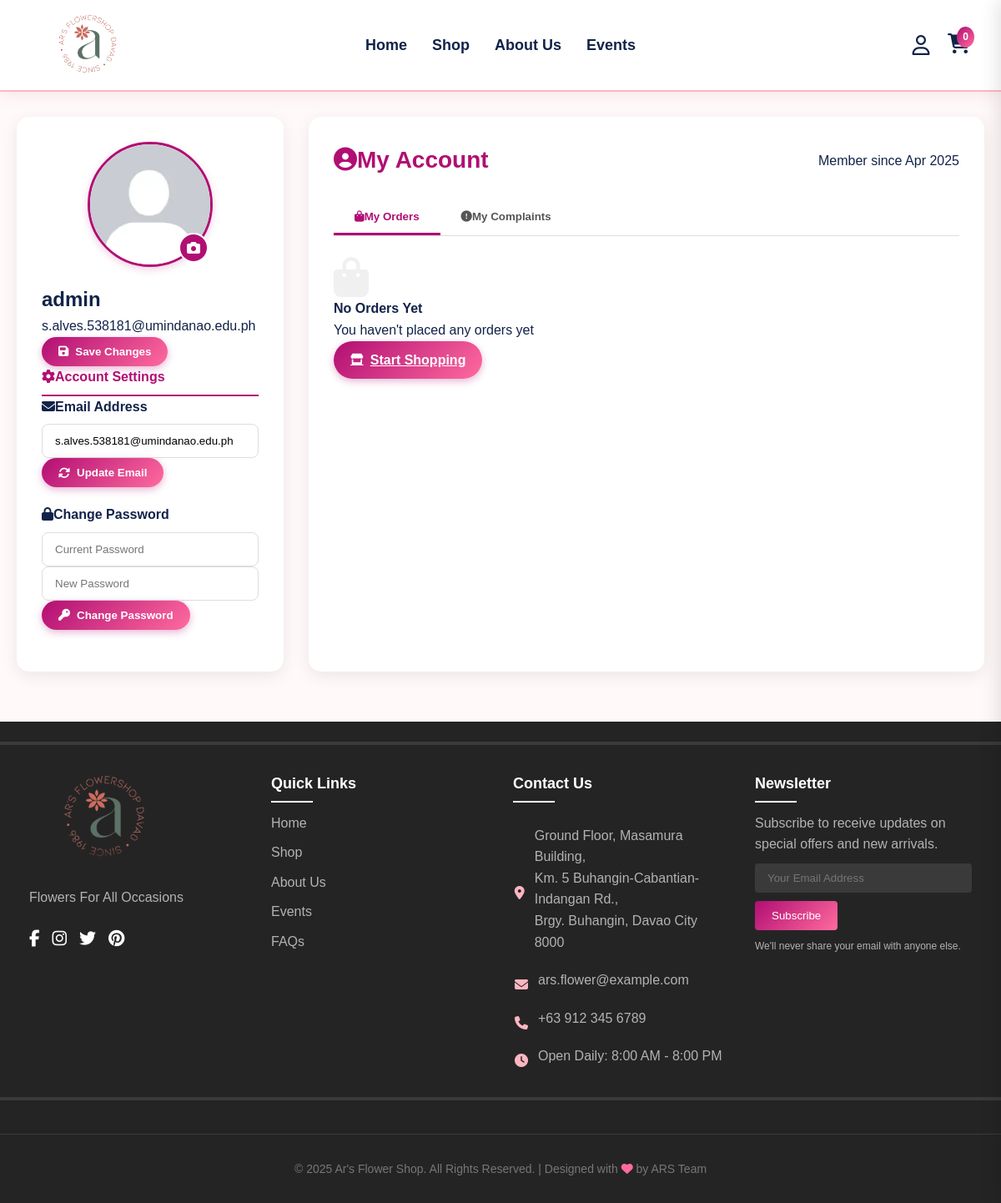
/user-profile.php (signed in), run on the app's committed database.
### tables this page shows
CREATE TABLE `users` (
  `user_id` int(11) NOT NULL,
  `name` varchar(100) NOT NULL,
  `email` varchar(100) NOT NULL,
  `phone` varchar(20) DEFAULT NULL,
  `role_id` int(11) NOT NULL,
  `username` varchar(255) NOT NULL,
  `pass` varchar(100) NOT NULL,
  `created_at` timestamp NOT NULL DEFAULT current_timestamp(),
  `profile_picture` varchar(255) DEFAULT 'uploads/profile_picture/default_profile.jpg'
);

### user-profile.php (the view, shortened to what this page needs)
<?php include 'footHead/header.php'; ?>
<?php
require_once 'connect.php';
$user = [
  'user_id' => null,
  'username' => 'Guest',
  'email' => '',
  'profile_picture' => '/images/default_profile.jpg',
  'created_at' => date('Y-m-d H:i:s')
];
try {
  $user_id = $_SESSION['user_id'];
  $stmt = $pdo->prepare("SELECT * FROM users WHERE user_id = ?");
  $stmt->execute([$user_id]);
  $user_data = $stmt->fetch();
  if ($user_data) {
    $user = array_merge($user, $user_data);
  } else {
    session_destroy();
    header("Location: login.php");
    exit();
  }
} catch (PDOException $e) {
  $error = "Database error: " . $e->getMessage();
  error_log("User Profile Error: " . $e->getMessage());
}
try {
  $id = $_SESSION['user_id'];
  $stmt = $pdo->prepare("SELECT * FROM `ordertable` WHERE `customer_id` = ?");
  $stmt->execute([$id]);
  $orders = $stmt->fetchAll(PDO::FETCH_ASSOC);
} catch (PDOException $e) {
  $error = "Error fetching orders: " . $e->getMessage();
  $orders = [];
}
?>
<!DOCTYPE html>
<html lang="en">
<head>
  <link rel="stylesheet" href="https://cdnjs.cloudflare.com/ajax/libs/font-awesome/6.5.0/css/all.min.css">
</head>
<body>
  <div class="container">
    <div class="profile-container">
      <div class="profile-sidebar">
        <div class="text-center">
          <div class="profile-picture-container">
            <img src="<?php echo htmlspecialchars($user['profile_picture'] ?? '/images/default_profile.jpg'); ?>"
              class="profile-picture" id="profile-picture">
            <div class="profile-picture-edit" onclick="document.getElementById('profile-upload').click()">
              <i class="fas fa-camera"></i>
            </div>
          </div>
          <h2><?php echo htmlspecialchars($user['username']); ?></h2>
          <p><?php echo htmlspecialchars($user['email']); ?></p>
          <form method="post" enctype="multipart/form-data" class="mt-4">
            <button type="submit" class="btn btn-primary w-100">
              <i class="fas fa-save"></i> Save Changes
            </button>
          </form>
        </div>
        <div class="mt-5">
          <h4 class="mb-4" style="color: var(--primary); border-bottom: 2px solid var(--primary); padding-bottom: 8px;">
            <i class="fas fa-cog mr-2"></i>Account Settings
          </h4>
          <form method="post">
            <div class="form-group">
              <label><i class="fas fa-envelope mr-2"></i>Email Address</label>
              <input type="email" name="new_email" class="form-control"
                value="<?php echo htmlspecialchars($user['email']); ?>" required>
              <button type="submit" name="change_email" class="btn btn-primary mt-3 w-100">
                <i class="fas fa-sync-alt"></i> Update Email
              </button>
            </div>
          </form>
          <form method="post" class="mt-4">
            <div class="form-group">
              <label><i class="fas fa-lock mr-2"></i>Change Password</label>
              <input type="password" name="current_password" class="form-control" placeholder="Current Password" required>
              <input type="password" name="new_password" class="form-control mt-3" placeholder="New Password" required>
              <button type="submit" name="change_password" class="btn btn-primary mt-3 w-100">
                <i class="fas fa-key"></i> Change Password
              </button>
            </div>
          </form>
        </div>
      </div>
      <div class="profile-content">
        <div class="profile-header">
          <h2><i class="fas fa-user-circle mr-2"></i>My Account</h2>
          <div class="text-muted">Member since <?php echo date('M Y', strtotime($user['created_at'])); ?></div>
        </div>
        <div class="tab-buttons">
          <button class="tab-button active" onclick="openTab('orders')">
            <i class="fas fa-shopping-bag mr-2"></i>My Orders
          </button>
          <button class="tab-button" onclick="openTab('complaints')">
            <i class="fas fa-exclamation-circle mr-2"></i>My Complaints
          </button>
        </div>
        <div id="orders" class="tab-content active">
          <?php if (empty($orders)): ?>
            <div class="text-center py-5">
              <i class="fas fa-shopping-bag fa-3x mb-3" style="color: var(--gray);"></i>
              <h4>No Orders Yet</h4>
              <p class="text-muted">You haven't placed any orders yet</p>
              <a href="productPage.php" class="btn btn-primary mt-3">
                <i class="fas fa-store mr-2"></i>Start Shopping
              </a>
            </div>
          <?php endif; ?>
        </div>
      </div>
    </div>
  </div>
  <?php include 'footHead/footer.php'; ?>
</body>
</html>

### footHead/header.php (style rules this page uses)
*, *::before, *::after { margin: 0; padding: 0; box-sizing: border-box; -webkit-text-size-adjust: 100%; -moz-text-size-adjust: 100%; -ms-text-size-adjust: 100%; }
html { scroll-behavior: smooth; -webkit-font-smoothing: antialiased; -moz-osx-font-smoothing: grayscale; }
body { font-family: 'Arial', sans-serif; position: relative; overflow-x: hidden; background-color: #FFF9F9; line-height: 1.5; }

### user-profile.php (style rules this page uses)
:root { --primary: #b10e73; --primary-dark: #850000; --primary-light: #ff6b9e; --secondary: #122349; --light: #FFF9F9; --gray: #f0f0f0; --dark-gray: #555; --success: #4caf50; --warning: #ff9800; --danger: #f44336; }
* { margin: 0; padding: 0; box-sizing: border-box; font-family: 'Arial', sans-serif; }
body { background-color: var(--light); color: var(--secondary); line-height: 1.6; margin-top: 120px; }
.container { max-width: 1200px; margin: 0 auto; padding: 20px; }
.profile-container { display: flex; gap: 30px; margin-bottom: 40px; }
.profile-sidebar { width: 320px; padding: 30px; background: white; border-radius: 15px; box-shadow: 0 5px 20px rgba(0, 0, 0, 0.08); position: sticky; top: 140px; height: fit-content; }
.profile-content { flex: 1; min-width: 300px; padding: 30px; background: white; border-radius: 15px; box-shadow: 0 5px 20px rgba(0, 0, 0, 0.08); }
.profile-picture-container { position: relative; width: 150px; height: 150px; margin: 0 auto 20px; }
.profile-picture { width: 100%; height: 100%; border-radius: 50%; object-fit: cover; border: 3px solid var(--primary); box-shadow: 0 3px 10px rgba(177, 14, 115, 0.2); }
.profile-picture-edit { position: absolute; bottom: 5px; right: 5px; background: var(--primary); color: white; width: 36px; height: 36px; border-radius: 50%; display: flex; align-items: center; justify-content: center; cursor: pointer; border: 2px solid white; transition: all 0.3s; }
.tab-buttons { display: flex; margin-bottom: 25px; border-bottom: 1px solid #ddd; }
.tab-button { padding: 12px 25px; background: none; border: none; cursor: pointer; font-weight: 600; color: var(--dark-gray); border-bottom: 3px solid transparent; transition: all 0.3s; }
.tab-button.active { color: var(--primary); border-bottom: 3px solid var(--primary); }
.tab-content { display: none; }
.tab-content.active { display: block; }
.btn { padding: 10px 20px; border: none; border-radius: 30px; cursor: pointer; font-weight: 600; transition: all 0.3s; display: inline-flex; align-items: center; gap: 8px; }
.btn i { font-size: 14px; }
.btn-primary { background: linear-gradient(135deg, var(--primary), var(--primary-light)); color: white; box-shadow: 0 3px 10px rgba(177, 14, 115, 0.3); }
.form-group { margin-bottom: 20px; }
.form-group label { display: block; margin-bottom: 8px; font-weight: 600; color: var(--secondary); }
.form-control { width: 100%; padding: 12px 15px; border: 1px solid #ddd; border-radius: 8px; transition: all 0.3s; }
.profile-header { display: flex; justify-content: space-between; align-items: center; margin-bottom: 25px; }
.profile-header h2 { color: var(--primary); font-size: 28px; }

### data on the page
users: profile_picture (placeholder picture), username "admin", email "s.alves.538181@umindanao.edu.ph", new_email "s.alves.538181@umindanao.edu.ph", created_at "Apr 2025"
